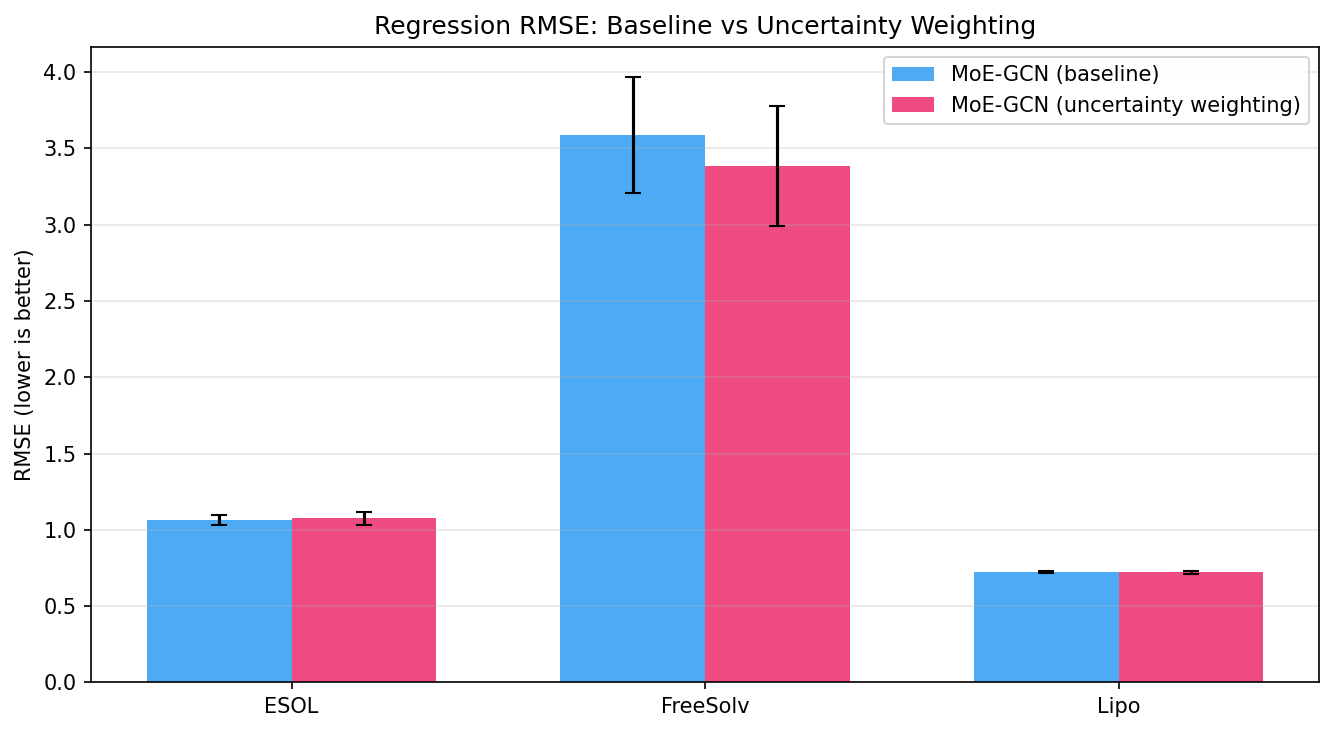

Source code (Python):
"""
regression_fix.py — Improved Regression with Uncertainty Weighting
Addresses poor FreeSolv performance using learned task uncertainty weighting.
Run: python regression_fix.py
"""

import warnings, copy, json
import numpy as np
import torch
import torch.nn as nn
import torch.nn.functional as F
from torch_geometric.data import DataLoader
from torch_geometric.datasets import MoleculeNet
from torch_geometric.nn import GCNConv, global_mean_pool
import matplotlib
matplotlib.use('Agg')
import matplotlib.pyplot as plt
from collections import defaultdict

warnings.filterwarnings("ignore")
DEVICE    = torch.device("cuda" if torch.cuda.is_available() else "cpu")
BATCH_SIZE = 64
EPOCHS    = 100
PATIENCE  = 15
DATA_ROOT = "./data"
N_SEEDS   = 5
print(f"Device: {DEVICE}")

def ToFloat(data):
    data.x = data.x.float()
    return data

class MoELayer(nn.Module):
    def __init__(self, in_dim, out_dim, num_experts, top_k):
        super().__init__()
        self.num_experts = num_experts; self.top_k = top_k
        self.experts = nn.ModuleList([nn.Sequential(nn.Linear(in_dim, out_dim), nn.ReLU()) for _ in range(num_experts)])
        self.gate = nn.Linear(in_dim, num_experts)
    def forward(self, x):
        gl = self.gate(x); tv, ti = torch.topk(gl, self.top_k, dim=-1)
        w = torch.zeros_like(gl).scatter_(1, ti, F.softmax(tv, dim=-1))
        bal = self.num_experts * (w.mean(0)**2).sum()
        eo = torch.stack([e(x) for e in self.experts], dim=1)
        return (w.unsqueeze(-1) * eo).sum(dim=1), bal

class MoEGCN(nn.Module):
    def __init__(self, in_dim, hidden, num_layers, dropout, num_experts, top_k, num_tasks):
        super().__init__()
        self.convs = nn.ModuleList(); self.bns = nn.ModuleList(); self.dropout = dropout
        for i in range(num_layers):
            self.convs.append(GCNConv(in_dim if i==0 else hidden, hidden))
            self.bns.append(nn.BatchNorm1d(hidden))
        self.moe = MoELayer(hidden, hidden, num_experts, top_k)
        self.head = nn.Linear(hidden, num_tasks)
        # Uncertainty weights (log sigma^2) — one per task
        self.log_vars = nn.Parameter(torch.zeros(num_tasks))
    def forward(self, data):
        x, ei, b = data.x, data.edge_index, data.batch
        for conv, bn in zip(self.convs, self.bns):
            x = F.relu(bn(conv(x, ei))); x = F.dropout(x, p=self.dropout, training=self.training)
        x = global_mean_pool(x, b); x, bal = self.moe(x)
        return self.head(x), bal

def uncertainty_loss(pred, target, log_vars):
    """Kendall & Gal uncertainty weighting: L = sum_i (exp(-s_i)*||y-f||^2 + s_i) where s_i = log_var_i"""
    mask = ~torch.isnan(target)
    if mask.sum() == 0: return torch.tensor(0.0, requires_grad=True)
    loss = 0
    for t in range(pred.shape[1] if pred.ndim > 1 else 1):
        p = pred.squeeze() if pred.ndim == 1 else pred[:,t]
        y = target.squeeze() if target.ndim == 1 else target[:,t]
        m = ~torch.isnan(y)
        if m.sum() == 0: continue
        s = log_vars[t] if log_vars.ndim > 0 else log_vars
        mse = F.mse_loss(p[m], y[m])
        loss = loss + torch.exp(-s) * mse + s
    return loss

def scaffold_split(dataset, frac_train=0.8, frac_val=0.1):
    from rdkit import Chem
    from rdkit.Chem.Scaffolds import MurckoScaffold
    scaffolds = defaultdict(list)
    for i in range(len(dataset)):
        try:
            smi = dataset.smiles[i]; mol = Chem.MolFromSmiles(smi)
            sc  = MurckoScaffold.MurckoScaffoldSmiles(mol=mol, includeChirality=False) if mol else smi
        except: sc = str(i)
        scaffolds[sc].append(i)
    scaffold_sets = sorted(scaffolds.values(), key=len, reverse=True)
    n = len(dataset); train_cutoff = int(n*frac_train); val_cutoff = int(n*(frac_train+frac_val))
    train_idx, val_idx, test_idx = [], [], []
    for s in scaffold_sets:
        if len(train_idx) < train_cutoff: train_idx.extend(s)
        elif len(val_idx) < (val_cutoff-train_cutoff): val_idx.extend(s)
        else: test_idx.extend(s)
    return (torch.utils.data.Subset(dataset,train_idx),
            torch.utils.data.Subset(dataset,val_idx),
            torch.utils.data.Subset(dataset,test_idx))

def evaluate_rmse(model, loader):
    model.eval(); preds, labels = [], []
    with torch.no_grad():
        for batch in loader:
            batch = batch.to(DEVICE); out, _ = model(batch)
            preds.extend(out.squeeze().cpu().numpy().flatten())
            labels.extend(batch.y.squeeze().cpu().numpy().flatten())
    preds, labels = np.array(preds), np.array(labels)
    mask = ~np.isnan(labels)
    return float(np.sqrt(np.mean((preds[mask]-labels[mask])**2)))

DATASETS = [
    {"name":"ESOL",     "tasks":1},
    {"name":"FreeSolv", "tasks":1},
    {"name":"Lipo",     "tasks":1},
]
# Best params from existing results
PARAMS = {
    "ESOL":     {"hidden":256,"num_layers":3,"dropout":0.002,"num_experts":16,"top_k":2,"lr":6.71e-4,"weight_decay":1.99e-5},
    "FreeSolv": {"hidden":256,"num_layers":4,"dropout":0.086,"num_experts":16,"top_k":2,"lr":6.40e-4,"weight_decay":1.39e-5},
    "Lipo":     {"hidden":256,"num_layers":4,"dropout":0.001,"num_experts":16,"top_k":2,"lr":1.38e-4,"weight_decay":3.18e-5},
}

results_new = {}
for ds_cfg in DATASETS:
    name, num_tasks = ds_cfg["name"], ds_cfg["tasks"]
    p = PARAMS[name]
    print(f"\n{'='*50}\n  {name} with uncertainty weighting\n{'='*50}")
    dataset = MoleculeNet(root=DATA_ROOT, name=name, transform=ToFloat)
    in_dim  = dataset.num_node_features
    train_data, val_data, test_data = scaffold_split(dataset)
    vl = DataLoader(val_data, batch_size=BATCH_SIZE)
    tl_test = DataLoader(test_data, batch_size=BATCH_SIZE)
    seed_scores = []

    for seed in range(N_SEEDS):
        torch.manual_seed(seed); np.random.seed(seed)
        model = MoEGCN(in_dim, p["hidden"], p["num_layers"], p["dropout"],
                       p["num_experts"], p["top_k"], num_tasks).to(DEVICE)
        opt   = torch.optim.Adam(model.parameters(), lr=p["lr"], weight_decay=p["weight_decay"])
        sched = torch.optim.lr_scheduler.ReduceLROnPlateau(opt, patience=5, factor=0.5)
        best_val, pat = float("inf"), 0
        best_state = copy.deepcopy(model.state_dict())

        for epoch in range(EPOCHS):
            model.train()
            for batch in DataLoader(train_data, batch_size=BATCH_SIZE, shuffle=True):
                batch = batch.to(DEVICE); opt.zero_grad()
                out, bal = model(batch)
                y = batch.y.float()
                loss = uncertainty_loss(out, y, model.log_vars) + 0.01*bal
                loss.backward(); opt.step()
            val_rmse = evaluate_rmse(model, vl)
            sched.step(val_rmse)
            if val_rmse < best_val: best_val=val_rmse; best_state=copy.deepcopy(model.state_dict()); pat=0
            else: pat+=1
            if pat >= PATIENCE: break

        model.load_state_dict(best_state)
        test_rmse = evaluate_rmse(model, tl_test)
        seed_scores.append(test_rmse)
        print(f"    Seed {seed} → RMSE: {test_rmse:.4f}")

    mean_s, std_s = float(np.mean(seed_scores)), float(np.std(seed_scores))
    results_new[name] = {"mean": mean_s, "std": std_s, "seeds": seed_scores}
    print(f"  ✓ {name} (uncertainty): {mean_s:.4f} ± {std_s:.4f}")

# Compare with original
orig = {}
import os
if os.path.exists("results_moegcn_regr.json"):
    with open("results_moegcn_regr.json") as f: orig = json.load(f)

print(f"\n{'='*50}")
print("  REGRESSION IMPROVEMENT COMPARISON")
print(f"{'='*50}")
print(f"{'Dataset':12} {'Original':>12} {'Uncertainty':>14} {'Improvement':>13}")
print("-"*55)
for name in ["ESOL","FreeSolv","Lipo"]:
    orig_m = orig.get(name,{}).get("mean", float("nan"))
    new_m  = results_new.get(name,{}).get("mean", float("nan"))
    imp = (orig_m - new_m) / orig_m * 100 if orig_m > 0 else 0
    print(f"  {name:10} {orig_m:>12.4f} {new_m:>14.4f} {imp:>11.1f}%")

# Save updated regression results
with open("results_moegcn_regr_uncertainty.json","w") as f:
    json.dump(results_new, f, indent=2)
print("\nSaved → results_moegcn_regr_uncertainty.json")

# Plot comparison
fig, ax = plt.subplots(figsize=(9,5))
datasets = ["ESOL","FreeSolv","Lipo"]
x = np.arange(len(datasets)); w = 0.35
orig_means = [orig.get(d,{}).get("mean",0) for d in datasets]
orig_stds  = [orig.get(d,{}).get("std",0)  for d in datasets]
new_means  = [results_new.get(d,{}).get("mean",0) for d in datasets]
new_stds   = [results_new.get(d,{}).get("std",0)  for d in datasets]
ax.bar(x-w/2, orig_means, w, yerr=orig_stds, label="MoE-GCN (baseline)",
       color="#2196F3", alpha=0.8, capsize=4)
ax.bar(x+w/2, new_means,  w, yerr=new_stds,  label="MoE-GCN (uncertainty weighting)",
       color="#E91E63", alpha=0.8, capsize=4)
ax.set_xticks(x); ax.set_xticklabels(datasets)
ax.set_ylabel("RMSE (lower is better)"); ax.set_title("Regression RMSE: Baseline vs Uncertainty Weighting")
ax.legend(); ax.grid(axis='y', alpha=0.3)
plt.tight_layout()
plt.savefig("regression_fix.png", dpi=150, bbox_inches='tight')
plt.close()
print("Saved → regression_fix.png")
